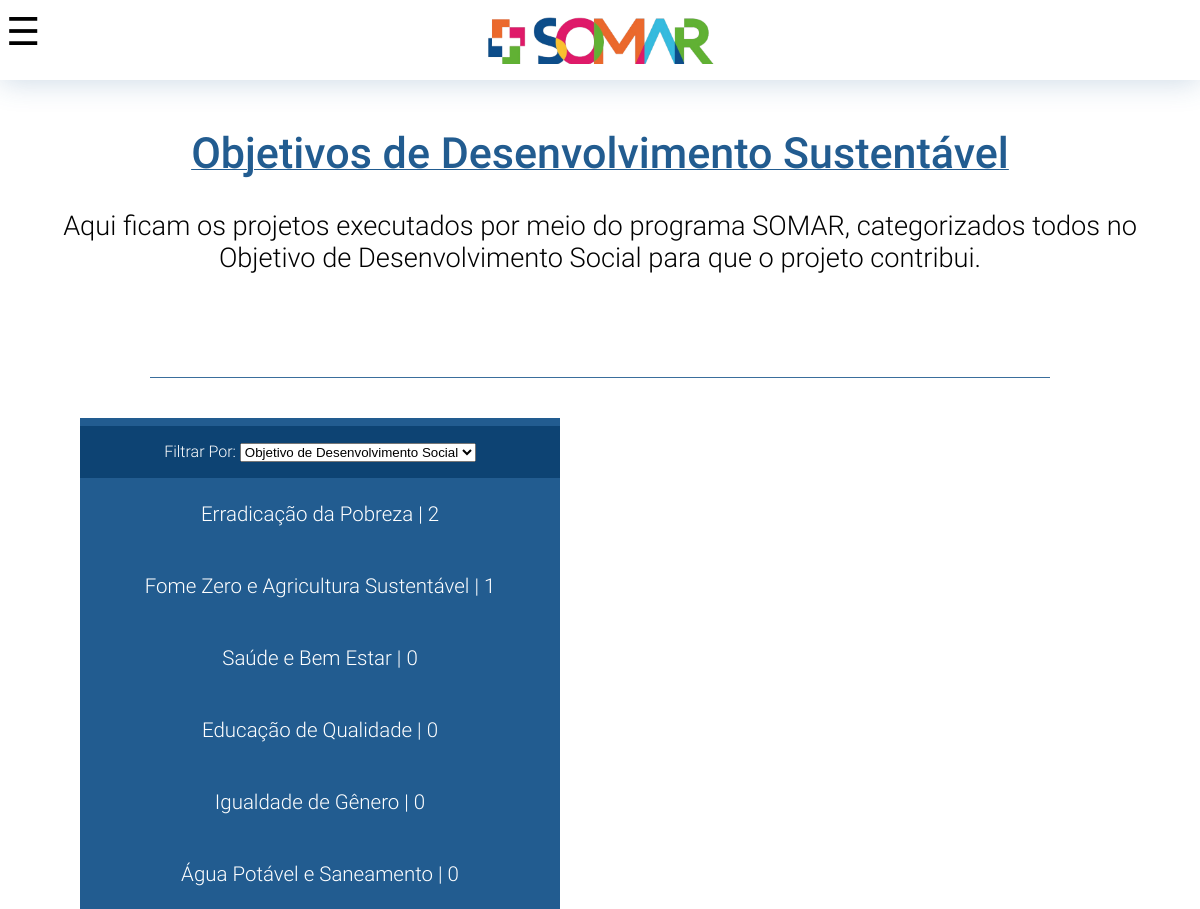
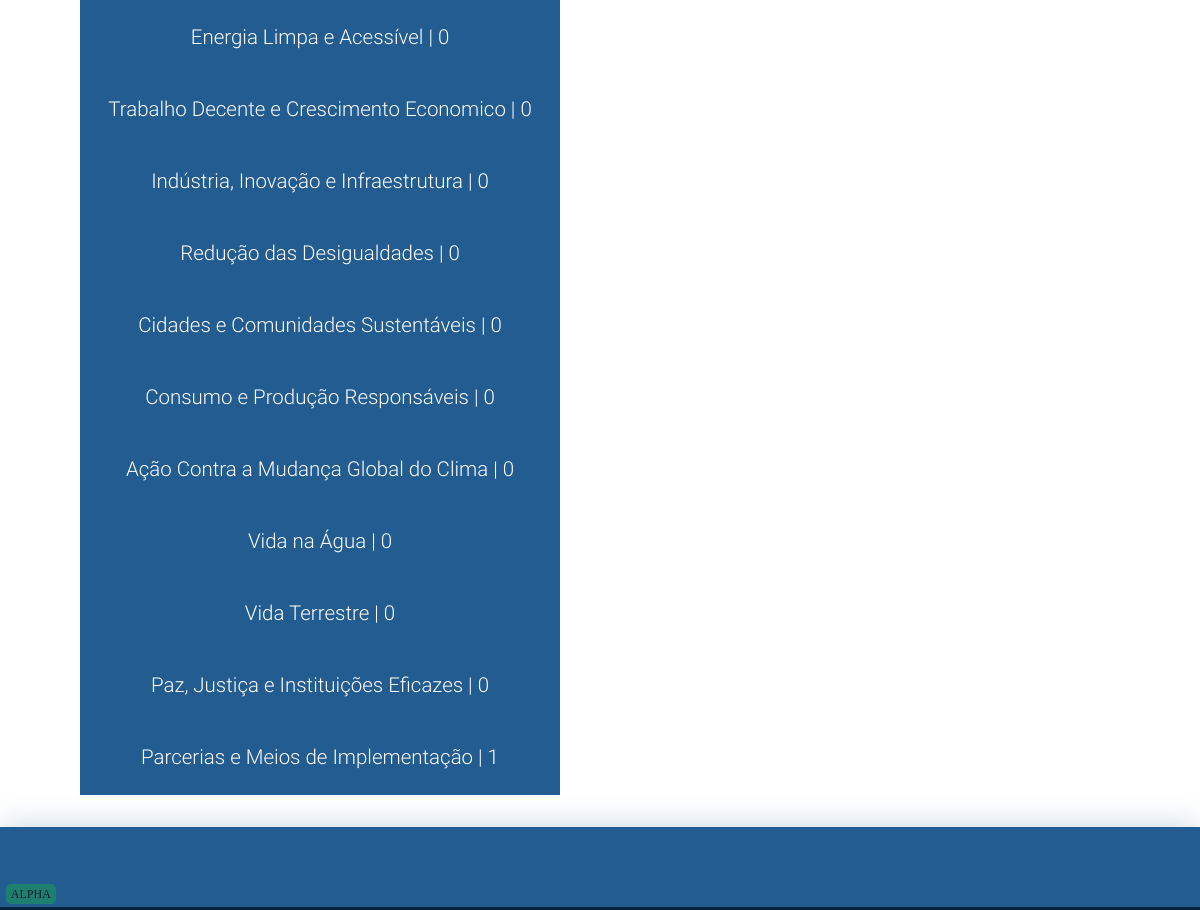
/projects/, run on the app's committed database (2 pictures, top to bottom).
### alexandria_site/models.py (models this page shows)
class Objective(models.Model):
    name = models.CharField(max_length=60)
    icon = models.ImageField("Icone", upload_to="icons", blank=True)
    def __str__(self):
        return self.name

### alexandria_site/views.py (the view)
# urls.py: path("projects/", views.projects, name='projects'),
def projects(request):
    objectives = models.Objective.objects.all()
    projects = models.Project.objects.all()
    states = [x[0] for x in models.STATE_CHOICES]
    for i, s in enumerate(states):
        states[i] = (models.STATE_CHOICES[i][1], models.Project.objects.filter(state=s))
    if request.method == "POST":
        form = forms.Filter(request.POST)
        if form.is_valid():
                return HttpResponseRedirect("#")
    else:
        form = forms.Filter()
    form.fields['filter'].initial = request.GET.get('filter', 'ods')
    return render(request, 'alexandria_site/projects.html', {
        "objectives": objectives,
        "projects": projects,
        "bgimg": "background-image: url('../static/leaves_tileable.jpg'); background-size: 50%; max-height=100%;",
        "form":form,
        "filter":request.GET.get('filter', 'ods'),
        "estados":states
        })

### alexandria_site/forms.py
class Filter(forms.Form):
    filter = forms.ChoiceField(widget=forms.Select(attrs={'onchange':'this.form.submit()'}), label="Filtrar Por", choices=(("",""),("ods", "Objetivo de Desenvolvimento Social"),("cidade", "Cidade"),("causa", "Causa"), ("estado", "Estado")), initial="")

### alexandria_site/models.py (called while the page is built)
    def __str__(self):
        return self.name

### alexandria_site/templates/alexandria_site/projects.html (shortened to what this page needs)
{% extends 'alexandria_site/layout.html' %}
{% block content %}
<div class="content">
    <div class="content-section center" style="min-width:90vw; font-size: 1.7rem;">
        <h1 class="title center">Objetivos de Desenvolvimento Sustentável</h1>
    <p>Aqui ficam os projetos executados por meio do programa SOMAR, categorizados todos no Objetivo de Desenvolvimento Social para que o projeto contribui.</p><br>
    </div>
    <hr>
    <div class="content-section">
        <div style="display: flex; justify-content: start; width: min(calc(100% - 10rem), 100rem); margin: 0 auto;">
        <div class="accordion-wrapper" id="accordionWrapper">
            <div class="menu">
                <div class="filter-wrapper">
                    <form action="#" method="GET" onchange="form.submit()">
                        {{form}} {{req}}
                    </form>
                </div>
                {% if filter == 'ods'%}
                    {% for objective in objectives %}
                    <button style="font-weight: 200;" class="accordion" onclick="accordionToggleDown(this)">{{objective}} | {{objective.project_set.all.count}}</button>
                    {% endfor %}
                {% elif filter == 'causa' %}
                    bbbbbbbbbbbbbb
                {% elif filter == 'cidade' %}
                    cccccccccccccc
                {%endif%}
            </div>
        </div>
        </div>
    </div>
</div>
{% endblock content %}

### alexandria_site/templates/alexandria_site/layout.html (shortened to what this page needs)
{% load static %}
<!DOCTYPE html>
<html lang="pt-br">
<head>
  <link href="{% static 'css/stylesheet.css' %}" rel="stylesheet">
</head>
<body class="page-bg">
  <symbol class="nav-button" onclick="openNav()">&#9776;</symbol>
  <header class="banner">
      <a href="{%url 'home'%}" class="logo">
        <img id="logo" src="../static/logo-simple.png" alt="LOGO" >
      </a>
  </header>
    <div id='shade'>
    </div>
    {% block content %}
    {% endblock %}
  <footer class="footer">
    <div style="border-radius: 5px;background-color: #17fc0350; position:fixed; bottom: .5vw; left: .5vw; width:fit-content; height:fit-content; opacity: 70%;"><p style="padding-inline:.4vw; padding-block:.2vw; font-size: 1vw;"> ALPHA </p></div>
  </footer>
</body>
</html>

### alexandria_site/static/css/stylesheet.css (style rules this page uses)
html, body, div, span, applet, object, iframe, h1, h2, h3, h4, h5, h6, p, blockquote, pre, a, abbr, acronym, address, big, cite, code, del, dfn, em, img, ins, kbd, q, s, samp, small, strike, strong, sub, sup, tt, var, b, u, i, center, dl, dt, dd, ol, ul, li, fieldset, form, label, legend, table, caption, tbody, tfoot, thead, tr, th, td, article, aside, canvas, details, embed, figure, figcaption, footer, header, hgroup, menu, nav, output, ruby, section, summary, time, mark, audio, video { margin: 0; padding: 0; border: 0; font-size: 100%; font: inherit; vertical-align: baseline; }
body { display: flex; flex-direction: column; max-width: 100dvw; margin: 0; min-height: 100%; min-width: 100%; }
hr { width:75%; border: none; height: 1px; background-color: var(--shadowStrong); margin-top: 5vh; margin-bottom: 5vh; }
:root { --bannerSize: 5rem; --accordion: #225c90; --sub-accordion: #0D4373; --accordion-nav: #cee7fa; --accordion-hover: #187FD9; --sub-accordion-hover: #187FD9; --button: #F26430; --shadow: #225c903a; --shadowStrong: #225d90e3; --whiter: #ffffff; --white: #ffffff; --lighter: #ffffff; --light: #ffffff; --greyish: #ffffff; --medium: #225c90; --mutedMedium: #ffffff; --dark: #082239; --fontSize: 80rem; --accordion-width: min(50vw, 30rem); }
.page-bg { background-color: var(--white); }
.banner { z-index: 9998; background-color: var(--whiter); height: var(--bannerSize); width: 100%; top: 0; left: 0; box-shadow: 0px 2px 30px var(--shadow); }
.footer { position:relative; margin-top: 2em; margin-inline: 0; background-color: var(--medium); box-shadow: 0px -2px 30px var(--shadow); border-bottom: 3px solid var(--dark); width: 100%; height: 80px; bottom: 0; left: 0; margin-bottom: 0; z-index: 998; }
.logo { display: block; margin: 0 auto; margin-block: 1rem; width: 15rem; height: 3rem; transition: 0.2s; }
.logo img { object-fit: cover; width: 100%; height: 100%; }
.nav-button { position: fixed; color:#ffffff; mix-blend-mode:difference; z-index: 9999; font-size: calc(var(--fontSize) * 0.03); cursor: pointer; vertical-align: middle; line-height: calc(var(--bannerSize) - (0.2 * var(--bannerSize))); padding-left: .5vw; float:left; }
.content { flex: 1; top: 120px; min-height: 100vh; max-width: 100%; margin: 0 auto; }
#shade { position: fixed; top: 0; height: 100%; width: 100%; z-index: 999; transition: 0.3s; pointer-events: none; }
.content-section { width: 100%; min-height: auto; margin-inline: 0; margin-top: 2%; overflow: hidden; }
.title { margin: 3vh; font-size: calc(var(--fontSize) * 0.0336); font-family: roboto; font-weight: 500; color: var(--medium); text-decoration: underline solid 0.02vw; }
.content-section p { font-family:roboto; font-weight: 200; margin: 2rem; }
.center { margin-left: auto; margin-right: auto; }
.center p, small, h1, h2, h3, h4, h5, h6 { text-align: center; }
.accordion-wrapper { width: var(--accordion-width); min-height: 4.5rem; background-color: var(--accordion-nav); border-top: .5rem solid var(--accordion); border-bottom: .2vw solid var(--accordion); overflow: hidden; transition: 250ms; position: relative; }
.menu { position: relative; background-color: var(--lighter); max-width: var(--accordion-width); min-height: 4.5rem; z-index: 300; }
.accordion { position: relative; width: 100%; height: 4.5rem; background-color: var(--accordion); border: none; outline: none; z-index: 300; font-family: roboto; font-size: calc(var(--fontSize) * 0.016); color: white; }
.filter-wrapper { display: flex; flex-direction: column; background-color: var(--sub-accordion); padding: 1rem; color: var(--lighter); font-family: roboto; font-weight: 200; text-align: center; }

### data on the page
Objective: name "Erradicação da Pobreza", project_set.all.count "2"
Objective: name "Fome Zero e Agricultura Sustentável", project_set.all.count "1"
Objective: name "Saúde e Bem Estar", project_set.all.count "0"
Objective: name "Educação de Qualidade", project_set.all.count "0"
Objective: name "Igualdade de Gênero", project_set.all.count "0"
Objective: name "Água Potável e Saneamento", project_set.all.count "0"
Objective: name "Energia Limpa e Acessível", project_set.all.count "0"
Objective: name "Trabalho Decente e Crescimento Economico", project_set.all.count "0"
Objective: name "Indústria, Inovação e Infraestrutura", project_set.all.count "0"
Objective: name "Redução das Desigualdades", project_set.all.count "0"
Objective: name "Cidades e Comunidades Sustentáveis", project_set.all.count "0"
Objective: name "Consumo e Produção Responsáveis", project_set.all.count "0"
Objective: name "Ação Contra a Mudança Global do Clima", project_set.all.count "0"
Objective: name "Vida na Água", project_set.all.count "0"
Objective: name "Vida Terrestre", project_set.all.count "0"
Objective: name "Paz, Justiça e Instituições Eficazes", project_set.all.count "0"
Objective: name "Parcerias e Meios de Implementação", project_set.all.count "1"
